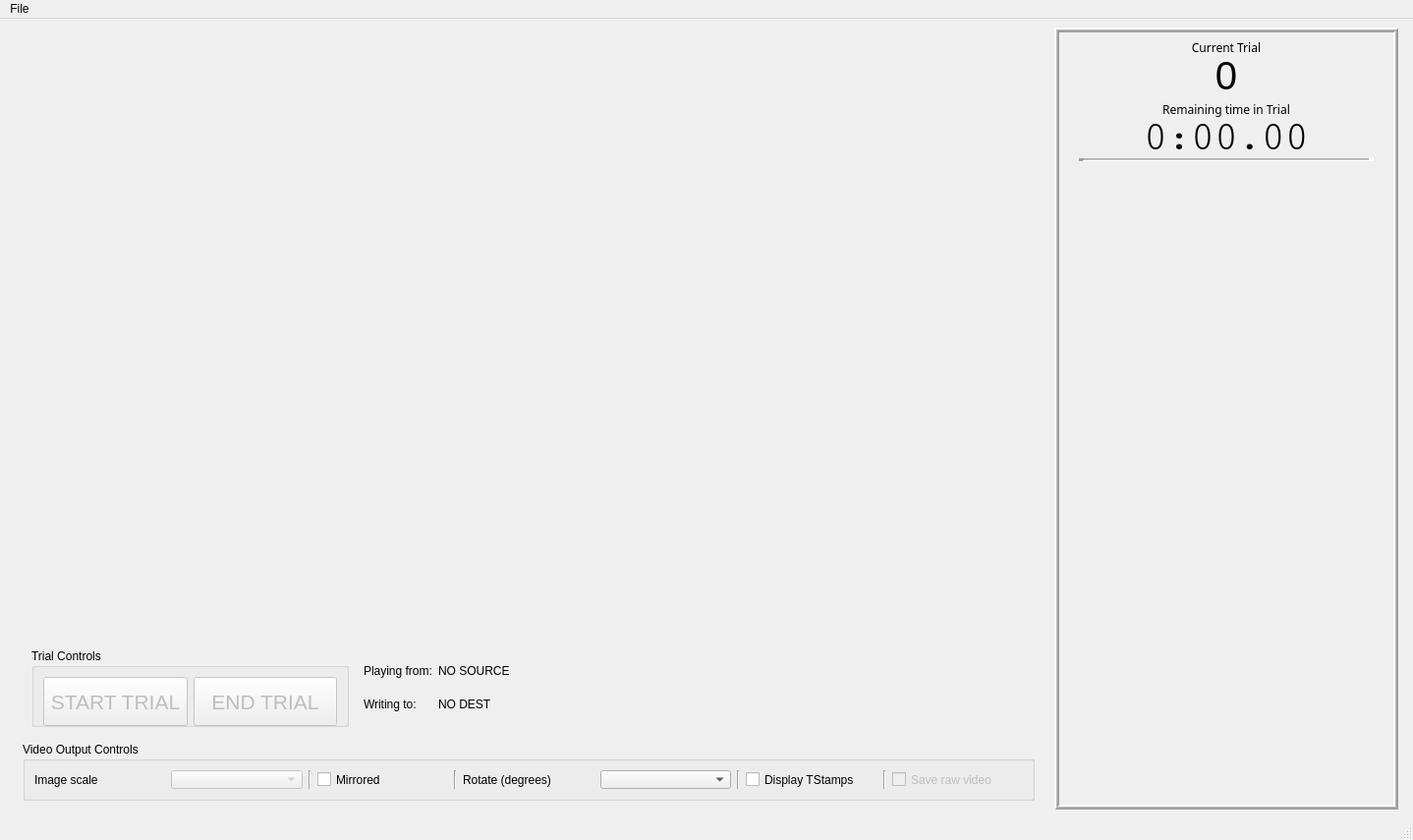
<?xml version="1.0" encoding="UTF-8"?>
<ui version="4.0">
 <class>MainWindow</class>
 <widget class="QMainWindow" name="MainWindow">
  <property name="geometry">
   <rect>
    <x>0</x>
    <y>0</y>
    <width>1438</width>
    <height>855</height>
   </rect>
  </property>
  <property name="sizePolicy">
   <sizepolicy hsizetype="Preferred" vsizetype="Preferred">
    <horstretch>0</horstretch>
    <verstretch>0</verstretch>
   </sizepolicy>
  </property>
  <property name="minimumSize">
   <size>
    <width>664</width>
    <height>540</height>
   </size>
  </property>
  <property name="maximumSize">
   <size>
    <width>1600</width>
    <height>16777215</height>
   </size>
  </property>
  <property name="windowTitle">
   <string>MainWindow</string>
  </property>
  <widget class="QWidget" name="centralwidget">
   <layout class="QHBoxLayout" name="horizontalLayout_7">
    <item>
     <widget class="QWidget" name="verticalWidget" native="true">
      <property name="maximumSize">
       <size>
        <width>1048</width>
        <height>968</height>
       </size>
      </property>
      <layout class="QVBoxLayout" name="verticalLayout">
       <property name="spacing">
        <number>-1</number>
       </property>
       <property name="sizeConstraint">
        <enum>QLayout::SetDefaultConstraint</enum>
       </property>
       <item>
        <widget class="CVVideoWidget" name="cameraWidget">
         <property name="sizePolicy">
          <sizepolicy hsizetype="Preferred" vsizetype="Expanding">
           <horstretch>0</horstretch>
           <verstretch>0</verstretch>
          </sizepolicy>
         </property>
         <property name="maximumSize">
          <size>
           <width>1024</width>
           <height>768</height>
          </size>
         </property>
         <property name="toolTip">
          <string>Video Viewer for Behavioral Tracking</string>
         </property>
         <property name="whatsThis">
          <string>A Video Viewer for OpenCV based behavioral trackingusing PyQt.</string>
         </property>
        </widget>
       </item>
       <item>
        <spacer name="verticalSpacer_2">
         <property name="orientation">
          <enum>Qt::Vertical</enum>
         </property>
         <property name="sizeHint" stdset="0">
          <size>
           <width>20</width>
           <height>40</height>
          </size>
         </property>
        </spacer>
       </item>
       <item>
        <widget class="QWidget" name="widget" native="true">
         <property name="maximumSize">
          <size>
           <width>16777215</width>
           <height>100</height>
          </size>
         </property>
         <layout class="QHBoxLayout" name="horizontalLayout_2">
          <item>
           <widget class="QGroupBox" name="groupBox">
            <property name="minimumSize">
             <size>
              <width>323</width>
              <height>80</height>
             </size>
            </property>
            <property name="maximumSize">
             <size>
              <width>350</width>
              <height>80</height>
             </size>
            </property>
            <property name="title">
             <string>Trial Controls</string>
            </property>
            <layout class="QHBoxLayout" name="horizontalLayout">
             <item>
              <widget class="QPushButton" name="playButton">
               <property name="enabled">
                <bool>false</bool>
               </property>
               <property name="minimumSize">
                <size>
                 <width>0</width>
                 <height>50</height>
                </size>
               </property>
               <property name="font">
                <font>
                 <pointsize>16</pointsize>
                </font>
               </property>
               <property name="text">
                <string>START TRIAL</string>
               </property>
               <property name="iconSize">
                <size>
                 <width>32</width>
                 <height>32</height>
                </size>
               </property>
               <property name="shortcut">
                <string>Ctrl+Right</string>
               </property>
              </widget>
             </item>
             <item>
              <widget class="QPushButton" name="pauseButton">
               <property name="enabled">
                <bool>false</bool>
               </property>
               <property name="minimumSize">
                <size>
                 <width>0</width>
                 <height>50</height>
                </size>
               </property>
               <property name="font">
                <font>
                 <pointsize>16</pointsize>
                </font>
               </property>
               <property name="text">
                <string>END TRIAL</string>
               </property>
               <property name="iconSize">
                <size>
                 <width>32</width>
                 <height>32</height>
                </size>
               </property>
               <property name="shortcut">
                <string>Ctrl+Space, Meta+Space</string>
               </property>
              </widget>
             </item>
            </layout>
           </widget>
          </item>
          <item>
           <widget class="QWidget" name="widget" native="true">
            <property name="minimumSize">
             <size>
              <width>0</width>
              <height>70</height>
             </size>
            </property>
            <property name="maximumSize">
             <size>
              <width>16777215</width>
              <height>110</height>
             </size>
            </property>
            <layout class="QGridLayout" name="gridLayout">
             <item row="3" column="0">
              <widget class="QLabel" name="label_2">
               <property name="text">
                <string>Writing to:</string>
               </property>
              </widget>
             </item>
             <item row="1" column="0">
              <widget class="QLabel" name="label">
               <property name="maximumSize">
                <size>
                 <width>80</width>
                 <height>16777215</height>
                </size>
               </property>
               <property name="text">
                <string>Playing from:</string>
               </property>
              </widget>
             </item>
             <item row="1" column="1">
              <widget class="QLabel" name="sourceLabel">
               <property name="maximumSize">
                <size>
                 <width>200</width>
                 <height>16777215</height>
                </size>
               </property>
               <property name="text">
                <string>NO SOURCE</string>
               </property>
              </widget>
             </item>
             <item row="3" column="1">
              <widget class="QLabel" name="destLabel">
               <property name="text">
                <string>NO DEST</string>
               </property>
              </widget>
             </item>
             <item row="1" column="2">
              <spacer name="horizontalSpacer">
               <property name="orientation">
                <enum>Qt::Horizontal</enum>
               </property>
               <property name="sizeHint" stdset="0">
                <size>
                 <width>40</width>
                 <height>20</height>
                </size>
               </property>
              </spacer>
             </item>
             <item row="3" column="2">
              <spacer name="horizontalSpacer_2">
               <property name="orientation">
                <enum>Qt::Horizontal</enum>
               </property>
               <property name="sizeHint" stdset="0">
                <size>
                 <width>40</width>
                 <height>20</height>
                </size>
               </property>
              </spacer>
             </item>
            </layout>
           </widget>
          </item>
         </layout>
        </widget>
       </item>
       <item>
        <widget class="QGroupBox" name="groupBox">
         <property name="maximumSize">
          <size>
           <width>16777215</width>
           <height>60</height>
          </size>
         </property>
         <property name="title">
          <string>Video Output Controls</string>
         </property>
         <layout class="QHBoxLayout" name="horizontalLayout_4">
          <item>
           <widget class="QLabel" name="label_3">
            <property name="text">
             <string>Image scale</string>
            </property>
           </widget>
          </item>
          <item>
           <widget class="QComboBox" name="scaleComboBox">
            <property name="enabled">
             <bool>false</bool>
            </property>
            <property name="currentText">
             <string/>
            </property>
           </widget>
          </item>
          <item>
           <widget class="Line" name="line_2">
            <property name="orientation">
             <enum>Qt::Vertical</enum>
            </property>
           </widget>
          </item>
          <item>
           <widget class="QCheckBox" name="mirroredButton">
            <property name="text">
             <string>Mirrored</string>
            </property>
           </widget>
          </item>
          <item>
           <widget class="Line" name="line_5">
            <property name="orientation">
             <enum>Qt::Vertical</enum>
            </property>
           </widget>
          </item>
          <item>
           <widget class="QLabel" name="label_4">
            <property name="text">
             <string>Rotate (degrees)</string>
            </property>
           </widget>
          </item>
          <item>
           <widget class="QComboBox" name="rotateComboBox"/>
          </item>
          <item>
           <widget class="Line" name="line_3">
            <property name="orientation">
             <enum>Qt::Vertical</enum>
            </property>
           </widget>
          </item>
          <item>
           <widget class="QCheckBox" name="displayTsCheckBox">
            <property name="text">
             <string>Display TStamps</string>
            </property>
           </widget>
          </item>
          <item>
           <widget class="Line" name="line_4">
            <property name="orientation">
             <enum>Qt::Vertical</enum>
            </property>
           </widget>
          </item>
          <item>
           <widget class="QCheckBox" name="rawVideoCheckBox">
            <property name="enabled">
             <bool>false</bool>
            </property>
            <property name="text">
             <string>Save raw video</string>
            </property>
           </widget>
          </item>
         </layout>
        </widget>
       </item>
      </layout>
     </widget>
    </item>
    <item>
     <widget class="QFrame" name="sidebarContainer">
      <property name="minimumSize">
       <size>
        <width>350</width>
        <height>0</height>
       </size>
      </property>
      <property name="maximumSize">
       <size>
        <width>350</width>
        <height>16777215</height>
       </size>
      </property>
      <property name="frameShape">
       <enum>QFrame::Box</enum>
      </property>
      <property name="frameShadow">
       <enum>QFrame::Raised</enum>
      </property>
      <property name="lineWidth">
       <number>2</number>
      </property>
      <property name="midLineWidth">
       <number>1</number>
      </property>
      <layout class="QVBoxLayout" name="verticalLayout_6">
       <property name="leftMargin">
        <number>2</number>
       </property>
       <property name="topMargin">
        <number>2</number>
       </property>
       <property name="rightMargin">
        <number>2</number>
       </property>
       <property name="bottomMargin">
        <number>2</number>
       </property>
       <item>
        <widget class="QWidget" name="sidebarWidget" native="true">
         <property name="minimumSize">
          <size>
           <width>0</width>
           <height>30</height>
          </size>
         </property>
         <layout class="QVBoxLayout" name="verticalLayout_5">
          <property name="topMargin">
           <number>6</number>
          </property>
          <property name="bottomMargin">
           <number>6</number>
          </property>
          <item>
           <widget class="QLabel" name="label_5">
            <property name="sizePolicy">
             <sizepolicy hsizetype="Preferred" vsizetype="Minimum">
              <horstretch>0</horstretch>
              <verstretch>0</verstretch>
             </sizepolicy>
            </property>
            <property name="maximumSize">
             <size>
              <width>16777215</width>
              <height>15</height>
             </size>
            </property>
            <property name="font">
             <font>
              <family>Arial Black</family>
             </font>
            </property>
            <property name="text">
             <string>Current Trial</string>
            </property>
            <property name="alignment">
             <set>Qt::AlignCenter</set>
            </property>
           </widget>
          </item>
          <item>
           <widget class="QLabel" name="trialLabel">
            <property name="maximumSize">
             <size>
              <width>16777215</width>
              <height>30</height>
             </size>
            </property>
            <property name="palette">
             <palette>
              <active>
               <colorrole role="WindowText">
                <brush brushstyle="SolidPattern">
                 <color alpha="255">
                  <red>0</red>
                  <green>0</green>
                  <blue>0</blue>
                 </color>
                </brush>
               </colorrole>
               <colorrole role="Text">
                <brush brushstyle="SolidPattern">
                 <color alpha="255">
                  <red>0</red>
                  <green>0</green>
                  <blue>0</blue>
                 </color>
                </brush>
               </colorrole>
              </active>
              <inactive>
               <colorrole role="WindowText">
                <brush brushstyle="SolidPattern">
                 <color alpha="255">
                  <red>0</red>
                  <green>0</green>
                  <blue>0</blue>
                 </color>
                </brush>
               </colorrole>
               <colorrole role="Text">
                <brush brushstyle="SolidPattern">
                 <color alpha="255">
                  <red>0</red>
                  <green>0</green>
                  <blue>0</blue>
                 </color>
                </brush>
               </colorrole>
              </inactive>
              <disabled>
               <colorrole role="WindowText">
                <brush brushstyle="SolidPattern">
                 <color alpha="255">
                  <red>127</red>
                  <green>127</green>
                  <blue>127</blue>
                 </color>
                </brush>
               </colorrole>
               <colorrole role="Text">
                <brush brushstyle="SolidPattern">
                 <color alpha="255">
                  <red>127</red>
                  <green>127</green>
                  <blue>127</blue>
                 </color>
                </brush>
               </colorrole>
              </disabled>
             </palette>
            </property>
            <property name="font">
             <font>
              <pointsize>30</pointsize>
             </font>
            </property>
            <property name="text">
             <string>0</string>
            </property>
            <property name="alignment">
             <set>Qt::AlignCenter</set>
            </property>
           </widget>
          </item>
          <item>
           <widget class="QWidget" name="countdownWidget" native="true">
            <property name="minimumSize">
             <size>
              <width>0</width>
              <height>60</height>
             </size>
            </property>
            <layout class="QVBoxLayout" name="verticalLayout_7">
             <property name="topMargin">
              <number>6</number>
             </property>
             <property name="bottomMargin">
              <number>6</number>
             </property>
             <item>
              <widget class="QLabel" name="label_6">
               <property name="maximumSize">
                <size>
                 <width>16777215</width>
                 <height>15</height>
                </size>
               </property>
               <property name="font">
                <font>
                 <family>Arial Black</family>
                </font>
               </property>
               <property name="text">
                <string>Remaining time in Trial</string>
               </property>
               <property name="alignment">
                <set>Qt::AlignCenter</set>
               </property>
              </widget>
             </item>
             <item>
              <widget class="QLabel" name="countDownLabel">
               <property name="maximumSize">
                <size>
                 <width>16777215</width>
                 <height>30</height>
                </size>
               </property>
               <property name="font">
                <font>
                 <family>Courier</family>
                 <pointsize>30</pointsize>
                </font>
               </property>
               <property name="text">
                <string>0:00.00</string>
               </property>
               <property name="alignment">
                <set>Qt::AlignCenter</set>
               </property>
              </widget>
             </item>
             <item>
              <widget class="Line" name="line">
               <property name="lineWidth">
                <number>5</number>
               </property>
               <property name="midLineWidth">
                <number>2</number>
               </property>
               <property name="orientation">
                <enum>Qt::Horizontal</enum>
               </property>
              </widget>
             </item>
            </layout>
           </widget>
          </item>
         </layout>
        </widget>
       </item>
       <item>
        <spacer name="verticalSpacer">
         <property name="orientation">
          <enum>Qt::Vertical</enum>
         </property>
         <property name="sizeHint" stdset="0">
          <size>
           <width>20</width>
           <height>40</height>
          </size>
         </property>
        </spacer>
       </item>
      </layout>
     </widget>
    </item>
   </layout>
  </widget>
  <widget class="QMenuBar" name="menubar">
   <property name="geometry">
    <rect>
     <x>0</x>
     <y>0</y>
     <width>1438</width>
     <height>22</height>
    </rect>
   </property>
   <widget class="QMenu" name="menuFile">
    <property name="title">
     <string>File</string>
    </property>
    <addaction name="actionOpen_Live_Session"/>
    <addaction name="actionOpen_Video_Session"/>
    <addaction name="actionStop_Acquisition"/>
    <addaction name="actionQuit"/>
   </widget>
   <addaction name="menuFile"/>
  </widget>
  <widget class="QStatusBar" name="statusbar"/>
  <action name="actionOpen_Camera">
   <property name="checkable">
    <bool>false</bool>
   </property>
   <property name="text">
    <string>Open Camera...</string>
   </property>
   <property name="shortcut">
    <string>Ctrl+O</string>
   </property>
  </action>
  <action name="actionOpen_File">
   <property name="text">
    <string>Open File...</string>
   </property>
   <property name="shortcut">
    <string>Ctrl+Shift+O</string>
   </property>
  </action>
  <action name="actionQuit">
   <property name="text">
    <string>Quit</string>
   </property>
  </action>
  <action name="actionBanana">
   <property name="text">
    <string>Banana</string>
   </property>
  </action>
  <action name="actionPrint">
   <property name="text">
    <string>Print</string>
   </property>
  </action>
  <action name="actionSave_to">
   <property name="text">
    <string>Save to...</string>
   </property>
   <property name="shortcut">
    <string>Ctrl+S</string>
   </property>
  </action>
  <action name="actionOpen_Live_Session">
   <property name="text">
    <string>Open Live Session...</string>
   </property>
  </action>
  <action name="actionOpen_Video_Session">
   <property name="text">
    <string>Open Video Session...</string>
   </property>
  </action>
  <action name="actionStop_Acquisition">
   <property name="text">
    <string>Stop Acquisition</string>
   </property>
  </action>
 </widget>
 <customwidgets>
  <customwidget>
   <class>CVVideoWidget</class>
   <extends>QWidget</extends>
   <header>score_behavior.cv_video_widget</header>
  </customwidget>
 </customwidgets>
 <resources/>
 <connections/>
</ui>
